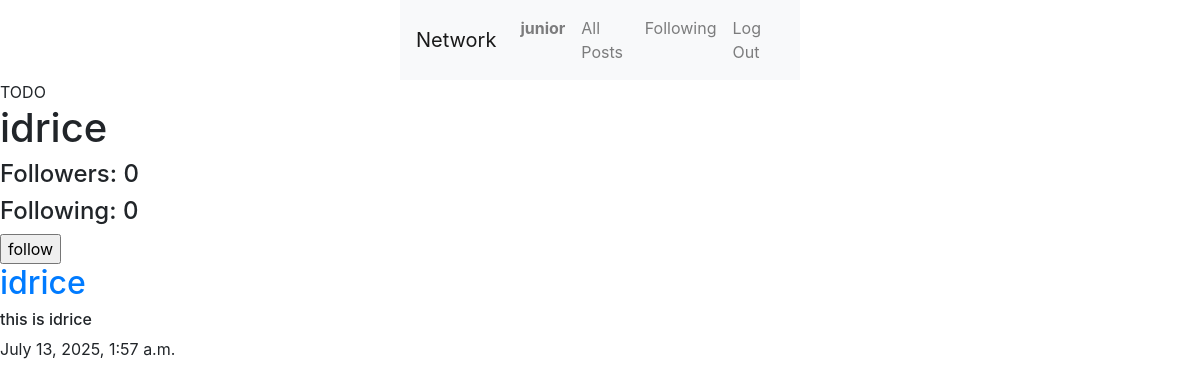
The app's page /profile/1 (signed in) with its own data.
### network/models.py (models this page shows, shortened)
class User(AbstractUser):
    pass

class Posts(models.Model):
    content = models.CharField(max_length=164)
    user = models.ForeignKey(User, on_delete=models.CASCADE, related_name="author")
    date = models.DateTimeField(auto_now_add=True)

### network/views.py (the view)
# urls.py: path('profile/<int:user_id>', views.profile, name="profile"),
def profile(request, user_id):
        user = User.objects.get(pk=user_id)
        Uposts = Posts.objects.filter(user=user).order_by('id').reverse()
        pagi = Paginator(Uposts, 10)
        paginumber = request.GET.get('page')
        pagePosts = pagi.get_page(paginumber)
        following = Follow.objects.filter(user=user)
        followers = Follow.objects.filter(user_follower=user)
        try:
            checkFollow = followers.filter(user=User.objects.get(pk=request.user.id))
            print(checkFollow)
            if len(checkFollow) != 0:
                isFollowing = True
            else:
                isFollowing = False
        except:
            isFollowing = False
        context = {
            "isFollowing":isFollowing,
            "user_profile":user,
            "following":following,
            "followers":followers,
            "name":user.username,
            "posts":Uposts,
            "pagePosts":pagePosts,
        }
        return render(request, "network/profile.html", context)

### network/templates/network/profile.html (shortened to what this page needs)
{% extends "network/layout.html" %}
{% block body %}
    TODO
    <h1>{{name}}</h1>
    <div class="cont">
        <div>
            <h4>Followers: {{followers.count}}</h4>
            <h4>Following: {{following.count}}</h4>
            {%if user.is_authenticated%}
              {% if user != user_profile%}
                {%if isFollowing%}
                 <form action="{%url 'unfollow'%}" method="post">
                    {%csrf_token%}
                    <input type="hidden" name="userFollow" value="{{user_profile}}"/>
                    <input type="submit" value="Unfollow"/>
                 </form>
                {%else%}
                  <form action="{%url 'follow'%}" method="post">
                    <input type="submit" value="follow"/>
                 </form>
                {%endif%}
              {%endif%}
            {%endif%}
        </div>
    </div>
    <div>
        {%for post in pagePosts %}
          <div>
            <h2><a href="{%url 'profile' user_id=post.user.id%}">{{post.user}}</a></h2>
            <h6>{{post.content}}</h6>
            <p>{{post.date}}</p>
          </div>
        {%endfor%}
    </div>
{% endblock %}

### network/templates/network/layout.html (shortened to what this page needs)
{% load static %}
<!DOCTYPE html>
<html lang="en">
    <head>
        <link rel="stylesheet" href="https://cdn.jsdelivr.net/npm/bootstrap@4.0.0/dist/css/bootstrap.min.css">
        <link rel="stylesheet" href="https://stackpath.bootstrapcdn.com/bootstrap/4.4.1/css/bootstrap.min.css">
        <link href="{% static 'network/styles.css' %}" rel="stylesheet">
    </head>
    <body>
        <nav class="navbar navbar-expand-lg navbar-light bg-light">
            <a class="navbar-brand" href="{%url 'index'%}">Network</a>
            <div>
              <ul class="navbar-nav mr-auto">
                {% if user.is_authenticated %}
                    <li class="nav-item">
                        <a class="nav-link" href="{%url 'profile' user_id=user.id %}"><strong>{{ user.username }}</strong></a>
                    </li>
                {% endif %}
                <li class="nav-item">
                  <a class="nav-link" href="{% url 'index' %}">All Posts</a>
                </li>
                {% if user.is_authenticated %}
                    <li class="nav-item">
                        <a class="nav-link" href="{%url 'following'%}">Following</a>
                    </li>
                    <li class="nav-item">
                        <a class="nav-link" href="{% url 'logout' %}">Log Out</a>
                    </li>
                {% endif %}
              </ul>
            </div>
          </nav>
        <div class="body">
            {% block body %}
            {% endblock %}
        </div>
    </body>
</html>

### network/static/network/styles.css (style rules this page uses)
nav { display: block; width: 400px; margin: 0 auto; }

### records on screen
User: username "junior"
User: username "idrice"
Posts: user "idrice", content "this is idrice", date "July 13, 2025, 1:57 a.m."

### other values on screen
{{ followers.count }} "0"
{{ following.count }} "0"
